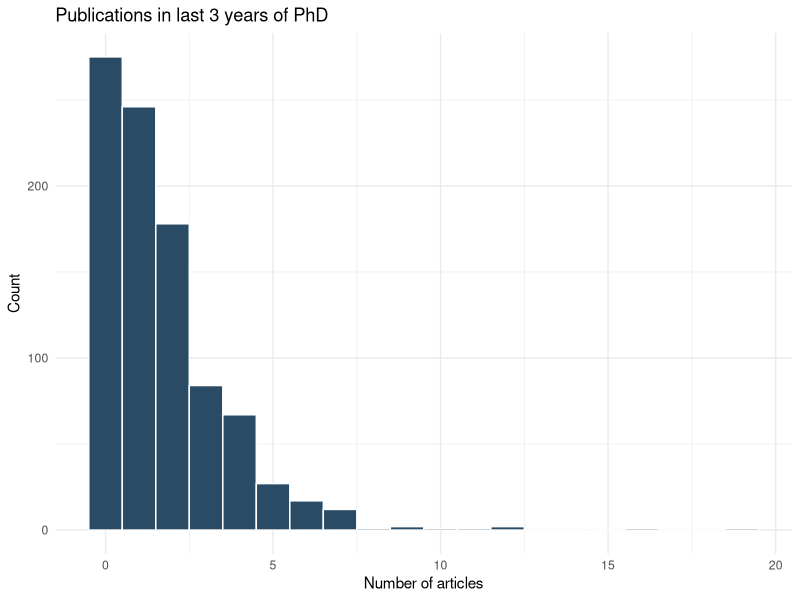
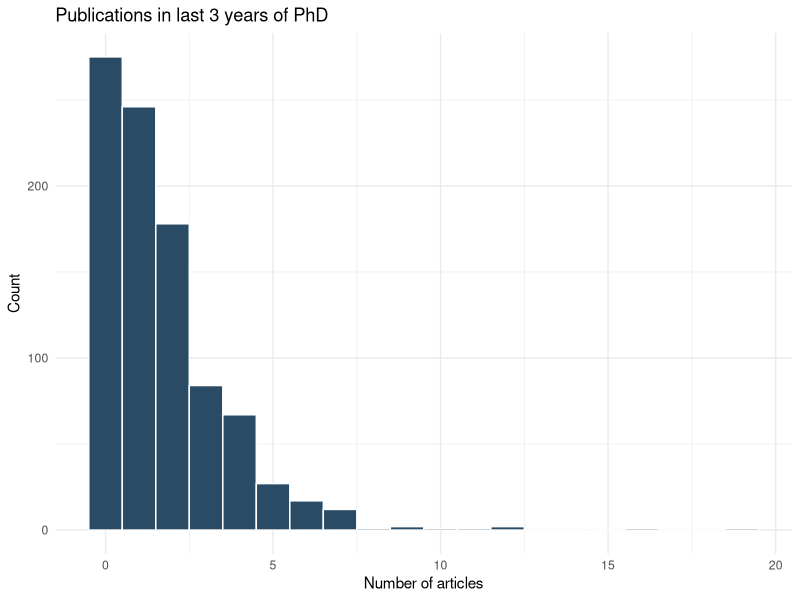

The R script that drew these images, in order:
options(stringsAsFactors = FALSE)

library(pscl)
library(MASS)
library(AER)
library(marginaleffects)
library(ggplot2)
data(bioChemists)

# ==========================================================================
# 3. Poisson regression: publication counts
# ==========================================================================

# ----------------------------------------------------------
# a) Explore outcome variable
# ----------------------------------------------------------

summary(bioChemists$art)
var(bioChemists$art)

ggplot(bioChemists, aes(x = art)) +
  geom_histogram(binwidth = 1, fill = "#294b66", color = "white") +
  theme_minimal() +
  labs(title = "Publications in last 3 years of PhD",
       x = "Number of articles", y = "Count")
ggsave("hist_art.pdf", width = 6, height = 4)

# Mean ~1.69, variance ~3.71 -- variance is roughly twice the mean.
# Under Poisson, variance should equal mean. Ratio >> 1 signals overdispersion.
# Distribution is right-skewed with a mode at zero and a long upper tail.

# ----------------------------------------------------------
# b) Fit Poisson regression
# ----------------------------------------------------------

m_pois = glm(art ~ fem + mar + kid5 + phd + ment,
             data = bioChemists, family = poisson)
summary(m_pois)

exp(coef(m_pois)["ment"])

# IRR for ment: each additional mentor article multiplies expected student
# articles by ~1.026. Modest but positive effect of mentor productivity.
# Residual deviance >> degrees of freedom (ratio well above 2): clear
# diagnostic of overdispersion in the Poisson model.

# ----------------------------------------------------------
# c) Formal overdispersion test
# ----------------------------------------------------------

dispersiontest(m_pois)

# z ~ 5.78, p < 0.001: strongly reject equidispersion.
# Estimated dispersion ~ 1.82 (variance ~1.82x the mean).
# Consequence: Poisson SEs are too small, p-values anti-conservative.
# A negative binomial model is needed.

# ==========================================================================
# 4. Negative binomial regression
# ==========================================================================

# ----------------------------------------------------------
# a) Fit negative binomial model
# ----------------------------------------------------------

m_nb = glm.nb(art ~ fem + mar + kid5 + phd + ment,
              data = bioChemists)
summary(m_nb)

# ment coefficient similar to Poisson, but SEs are wider (more honest).
# theta (overdispersion parameter) shown in summary: moderate overdispersion.
# Significant predictors: fem (negative), kid5 (negative), ment (positive).
# phd and mar are not statistically significant.

# ----------------------------------------------------------
# b) Compare model fit by AIC
# ----------------------------------------------------------

AIC(m_pois)
AIC(m_nb)

# NB AIC ~3136 vs Poisson AIC ~3314: NB is substantially better.
# Despite one extra parameter (theta), the improvement in fit far outweighs
# the complexity penalty. Overdispersion is real and worth addressing.

# ----------------------------------------------------------
# c) Predicted counts by gender at sample means
# ----------------------------------------------------------

predictions(m_nb, newdata = datagrid(fem = c("Men", "Women")))

# Men: predicted ~1.87 articles; Women: predicted ~1.51 articles.
# Gender gap is meaningful and statistically distinguishable (CIs do not overlap).
# Difference persists after conditioning on marital status, kids, PhD prestige,
# and mentor productivity -- a within-group productivity gap.

# ----------------------------------------------------------
# d) Summary
# ----------------------------------------------------------

# Poisson is inadequate: variance/mean ratio ~2.2, residual deviance >> df,
# and dispersiontest() rejects equidispersion (p < 0.001).
# Negative binomial adds a dispersion parameter, achieves AIC ~180 units lower,
# and produces more reliable (wider) standard errors.
# The mentor's IRR ~1.026 per additional mentor article: modest but positive --
# working with a productive mentor provides a small, real boost to student output.
# Significant predictors in NB: fem (negative), kid5 (negative), ment (positive).
# phd prestige and marital status are not significant.
# Substantive conclusion: early-career publication productivity in biochemistry
# is shaped by mentor environment, gender, and family demands -- consistent with
# broader literature on structural barriers facing women and parents in STEM PhD programs.
